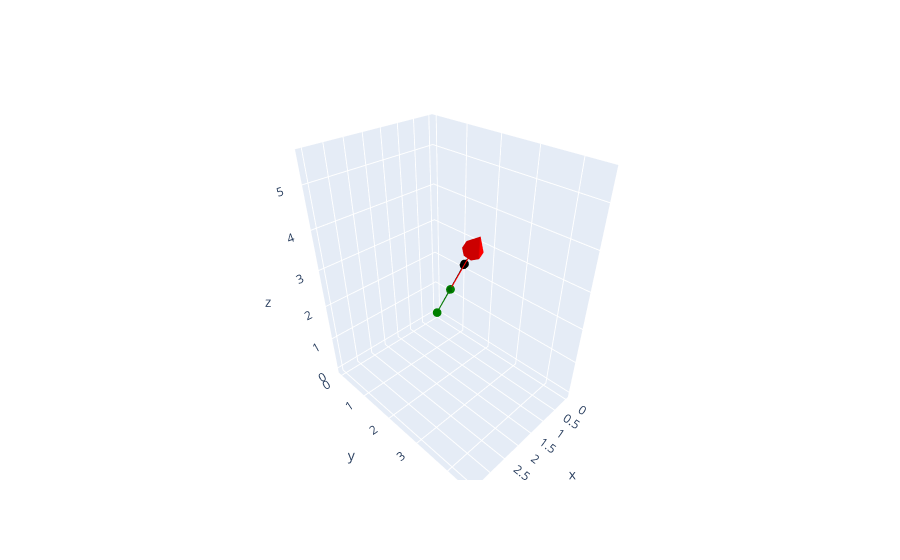

Notebook code for this chart:
### Code cell
# project a vector V1 to V2

V1 = pma.Vector(1, 2, 3)
V2 = pma.Vector(3, 4, 5)

V1projv2 = V1.vector_project(V2)

f, o = V1.quiverly()
f, o = V2.quiverly(color='red', fig=f)
f, o = V1projv2.quiverly(color='green', fig=f)

f.show()

### Figure 1 — Plotly figure (JSON) as saved in the notebook; plotly's stock layout.template omitted (floating-point values rounded to 4 significant figures)
{"data": [{"line": {"color": "black"}, "marker": {"size": 0}, "name": "Vector", "showlegend": false, "type": "scatter3d", "x": [0, 1], "y": [0, 2], "z": [0, 3]}, {"colorscale": [[0, "black"], [1, "black"]], "showscale": false, "type": "cone", "u": [0.2], "v": [0.4], "w": [0.6], "x": [1], "y": [2], "z": [3]}, {"line": {"color": "red"}, "marker": {"size": 0}, "name": "Vector", "showlegend": false, "type": "scatter3d", "x": [0, 3], "y": [0, 4], "z": [0, 5]}, {"colorscale": [[0, "red"], [1, "red"]], "showscale": false, "type": "cone", "u": [0.6], "v": [0.8], "w": [1], "x": [3], "y": [4], "z": [5]}, {"line": {"color": "green"}, "marker": {"size": 0}, "name": "Vector", "showlegend": false, "type": "scatter3d", "x": [0, 1.56], "y": [0, 2.08], "z": [0, 2.6]}, {"colorscale": [[0, "green"], [1, "green"]], "showscale": false, "type": "cone", "u": [0.312], "v": [0.416], "w": [0.52], "x": [1.56], "y": [2.08], "z": [2.6]}], "layout": {}}
